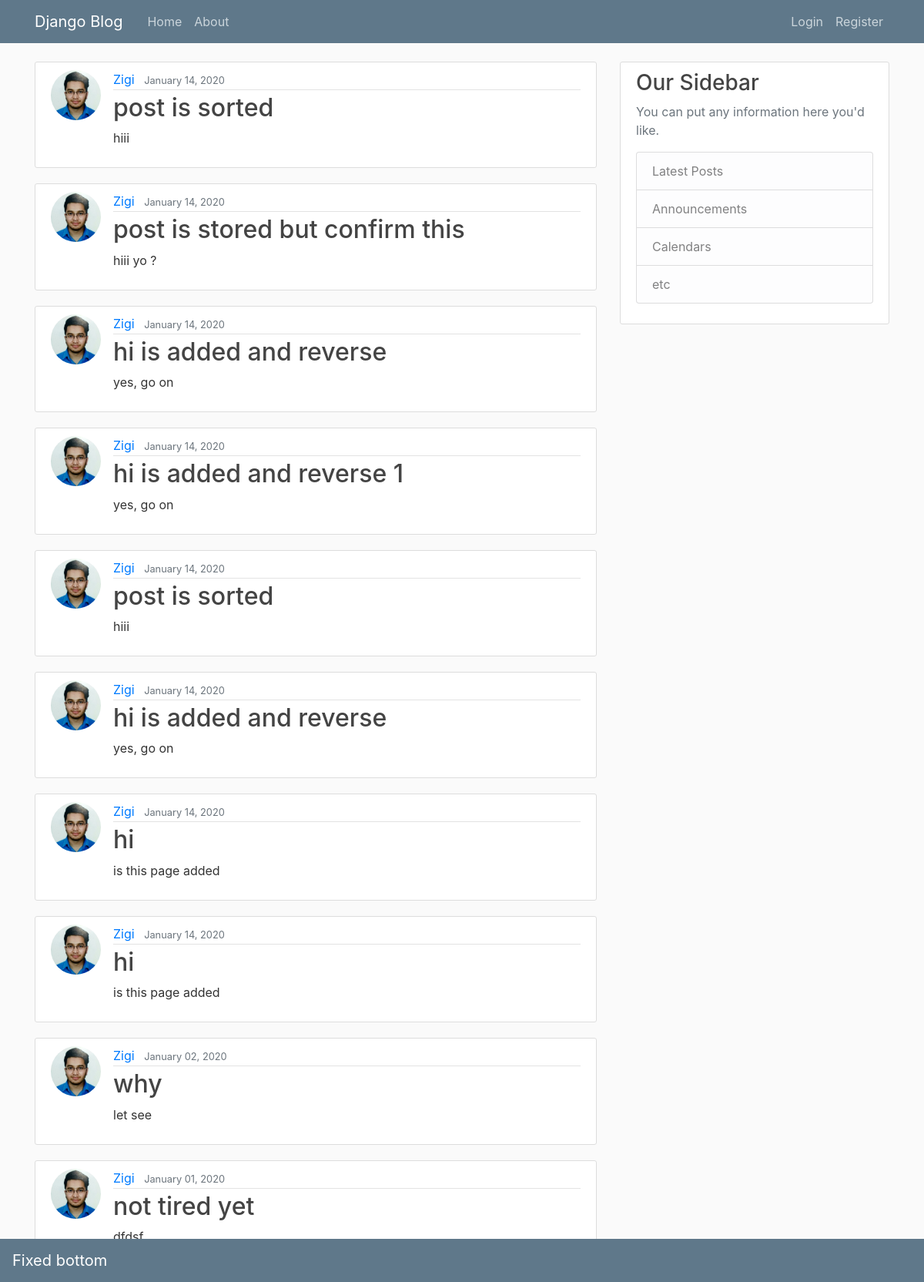
The page / on the database its author committed.
### blog/models.py (models this page shows, shortened)
class Post(models.Model):
    title = models.CharField(max_length=100)
    content = models.TextField()
    date_psoted = models.DateTimeField(default=timezone.now())
    author = models.ForeignKey(User,on_delete=models.CASCADE)

### users/models.py (models this page shows, shortened)
class Profile(models.Model):
    user = models.OneToOneField(User, on_delete=models.CASCADE)
    image= models.ImageField(default='default.jpg', upload_to='profile_pics')

### blog/views.py (the view)
# urls.py: path('', PostListView.as_view(), name='blog-home'),
class PostListView(ListView):
    model  = Post
    template_name = 'blog/home.html'
    context_object_name ='posts'
    ordering = ['-date_psoted']

### blog/templates/blog/home.html
{% extends "blog/layout.html" %}
{% block content %}
    {% for post in posts %}
        <article class="media content-section">
          <img class="rounded-circle article-img" src="{{ post.author.profile.image.url }}">
          <div class="media-body">
            <div class="article-metadata">
              <a class="mr-2" href="#">{{ post.author }}</a>
              <small class="text-muted">{{ post.date_psoted|date:"F d, Y" }}</small>
            </div>
            <h2><a class="article-title" href="#">{{ post.title }}</a></h2>
            <p class="article-content">{{ post.content }}</p>
          </div>
        </article>
    {% endfor %}
{% endblock content %}

### blog/static/css/main.css (style rules this page uses)
body { background: #fafafa; color: #333333; margin-top: 5rem; }
h1, h2, h3, h4, h5, h6 { color: #444444; }
.content-section { background: #ffffff; padding: 10px 20px; border: 1px solid #dddddd; border-radius: 3px; margin-bottom: 20px; }
.article-title { color: #444444; }
.article-content { white-space: pre-line; }
.article-img { height: 65px; width: 65px; margin-right: 16px; }
.article-metadata { padding-bottom: 1px; margin-bottom: 4px; border-bottom: 1px solid #e3e3e3 }

### rows shown on the page
Post: author.profile.image (picture), author "Zigi", date_psoted "January 14, 2020", title "post is sorted", content "hiii"
Post: author.profile.image (picture), author "Zigi", date_psoted "January 14, 2020", title "post is stored but confirm this", content "hiii yo ?"
Post: author.profile.image (picture), author "Zigi", date_psoted "January 14, 2020", title "hi is added and reverse", content "yes, go on"
Post: author.profile.image (picture), author "Zigi", date_psoted "January 14, 2020", title "hi is added and reverse 1", content "yes, go on"
Post: author.profile.image (picture), author "Zigi", date_psoted "January 14, 2020", title "post is sorted", content "hiii"
Post: author.profile.image (picture), author "Zigi", date_psoted "January 14, 2020", title "hi is added and reverse", content "yes, go on"
Post: author.profile.image (picture), author "Zigi", date_psoted "January 14, 2020", title "hi", content "is this page added"
Post: author.profile.image (picture), author "Zigi", date_psoted "January 14, 2020", title "hi", content "is this page added"
Post: author.profile.image (picture), author "Zigi", date_psoted "January 02, 2020", title "why", content "let see"
Post: author.profile.image (picture), author "Zigi", date_psoted "January 01, 2020", title "not tired yet", content "dfdsf"
